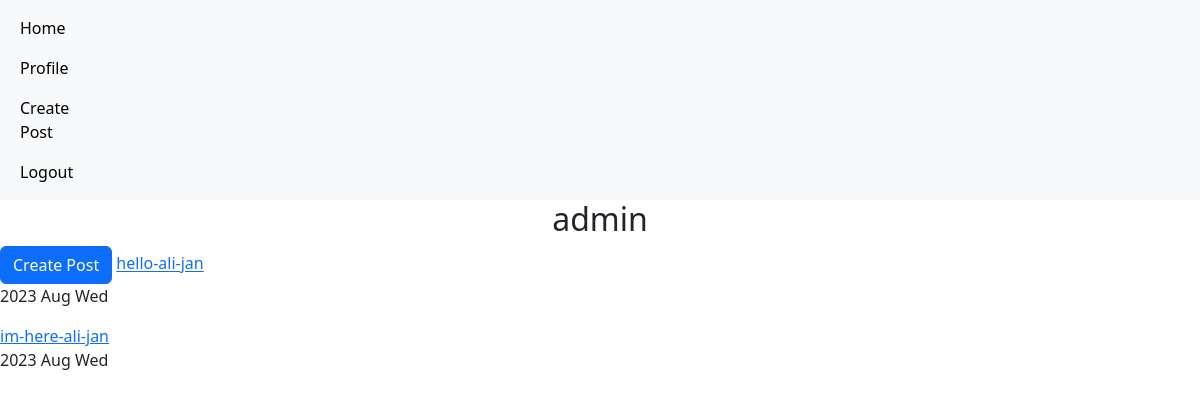
The page /accounts/profile/2 (signed in) on the database its author committed.
### home/models.py (models this page shows, shortened)
class Post(models.Model):
    user=models.ForeignKey(User, on_delete=models.CASCADE)
    body=models.TextField()
    slug=models.SlugField()
    created_at=models.DateTimeField(auto_now_add=True)
    updated_at=models.DateTimeField(auto_now=True)
    def get_absolute_url(self):
        return reverse('home:detail', args=(self.id,self.slug))

### accounts/views.py (the view)
# urls.py: path('profile/<int:user_id>',views.UserProfileView.as_view(),name='profile'),
class UserProfileView(LoginRequiredMixin,View):
    def get(self,request,user_id):
        user=User.objects.get(id=user_id)
        posts=Post.objects.filter(user=user)
        return render(request,'accounts/profile.html',{'posts':posts} )

### accounts/templates/accounts/profile.html
{% extends 'base.html' %}
{% block content %}
<h2 class="text-center">{{user.username}}</h2>
{% if request.user.id == user.id %}
    <a href="{% url 'home:create_post' %}" class="btn btn-primary">Create Post</a>
{% endif %}
{% for post in posts %}
    <a href="{{post.get_absolute_url}}">{{post.slug}}</a>
    <p>{{post.created_at|date:' Y M D'}}</p>
{% endfor %}
{% endblock %}

### rows shown on the page
Post: slug "hello-ali-jan", created_at "2023 Aug Wed"
Post: slug "im-here-ali-jan", created_at "2023 Aug Wed"

### other values the page prints
{{ user.username }} "admin"
